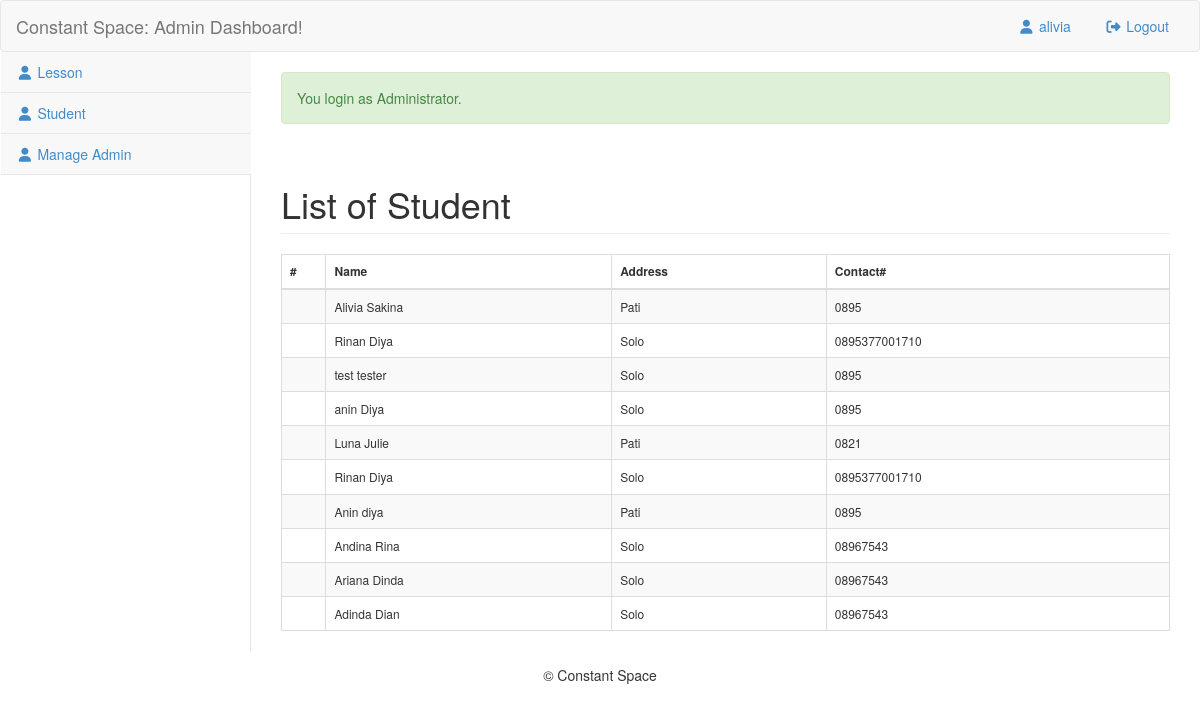
Page /admin/modules/modstudent/index.php (signed in) on the earlier database version.
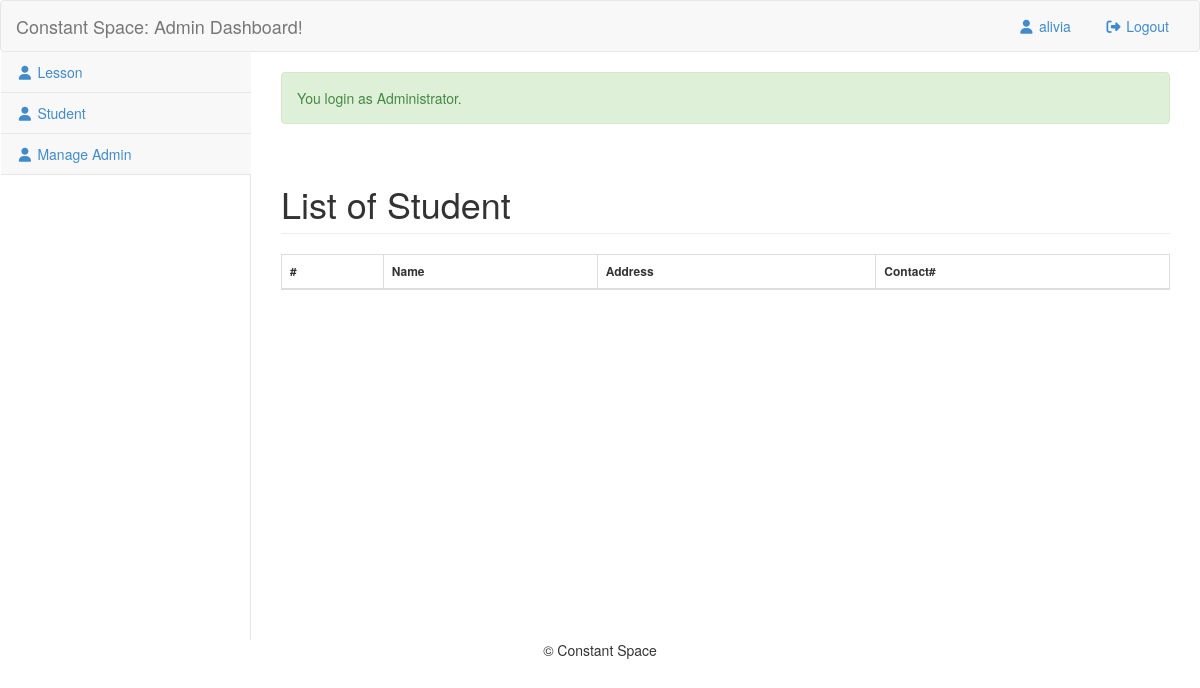
Same page on the later database version.
### tables this page shows
CREATE TABLE `tblstudent` (
  `StudentID` int(11) NOT NULL,
  `Fname` varchar(90) NOT NULL,
  `Lname` varchar(90) NOT NULL,
  `Address` varchar(90) NOT NULL,
  `MobileNo` varchar(90) NOT NULL,
  `STUDUSERNAME` varchar(90) NOT NULL,
  `STUDPASS` varchar(90) NOT NULL
);

### admin/modules/modstudent/index.php (called while the page is built, shortened)
<?php
require_once("../../navigation/navigations.php");
?>

### include/database.php (called while the page is built, shortened)
<?php
class Database {
	var $sql_string = '';
	private $conn;
	public function open_connection() {
		$this->conn = mysqli_connect(server,user,pass);
		if(!$this->conn){
			echo "Problem in database connection! Contact administrator!";
			exit();
		}else{
			$db_select = mysqli_select_db($this->conn,database_name);
		}
	}
	function setQuery($sql='') {
		$this->sql_string=$sql;
	}
	function executeQuery() {
		$result = mysqli_query($this->conn,$this->sql_string);
		return $result;
	}
	private function confirm_query($result) {
		return $result;
	}
	function loadResultList( $key='' ) {
		$cur = $this->executeQuery();
		$array = array();
		while ($row = mysqli_fetch_object($cur)) {
			if ($key) {
				$array[$row->$key] = $row;
			} else {
				$array[] = $row;
			}
		}
		return $array;
	}
}
$mydb = new Database();
?>

### admin/modules/modstudent/list.php (the view, shortened to what this page needs)
<div class="row">
    <div class="col-lg-12">
          <h1 class="page-header">List of Student</h1>
     		</div>
 		 </div>
	    <form action="controller.php?action=delete" Method="POST">
		<table id="example"  class="table table-striped table-bordered table-hover" cellspacing="0" style="font-size:12px" >
		  <thead>
		  	<tr>
		  		<th>#</th>
		  		  <th>Name</th>
		  		  <th>Address</th>
		  		<th>Contact#</th>
		  	</tr>
		  </thead>
	  <tbody>
		  	<?php
		  		$query = "SELECT * FROM `tblstudent`";
		  		$mydb->setQuery($query);
		  		$cur = $mydb->loadResultList();
				foreach ($cur as $result) {
		  		echo '<tr>';
		  		echo '<td width="5%" align="center"></td>';
		  		echo '<td>'. $result->Fname.' ' . $result->Lname .'</td>';
		  		echo '<td>'.$result->Address. '</td>';
		  		echo '<td>'. $result->MobileNo.'</td>';
		  		echo '</tr>';
		  	}
		  	?>
		  </tbody>
		</table>
		</form>

### admin/navigation/navigations.php (shortened to what this page needs)
<html lang="en">
<head>
<link href="<?php echo web_root; ?>css/bootstrap.min.css" rel="stylesheet">
<link href="<?php echo web_root; ?>css/bootstrap-datetimepicker.min.css" rel="stylesheet" media="screen"/>
<link href="<?php echo web_root; ?>css/dataTables.bootstrap.css" rel="stylesheet" media="screen"/>
<link href="<?php echo web_root; ?>css/alumni.css" rel="stylesheet" media="screen"/>
<link href="<?php echo web_root; ?>fonts/font-awesome.min.css" rel="stylesheet"/>
<body>
 <section id="navigation">
<nav class="navbar navbar-default  " role="navigation" style="margin-top: 0px">
<div class="navbar-header">
  <a class="navbar-brand"  href="<?php echo web_root; ?>admin/index.php" >Constant Space: Admin Dashboard! </a>
</div>
  <ul class="nav navbar-top-links navbar-right" >
   <li class="dropdown">
    <a class="dropdown-toggle" data-toggle="dropdown" >
                <i class="fa fa-user fa-fw"></i> <?php echo $_SESSION['NAME']; ?>
            </a>
    </li>
         <li><a href="<?php echo web_root; ?>admin/logout.php"><i class="fa fa-sign-out fa-fw"></i> Logout</a>
                </li>
  </ul>
<div class="navbar-default sidebar" role="navigation">
        <div class="sidebar-nav navbar-collapse">
            <ul class="nav" id="side-menu">
                <li>
                     <a href="<?php echo web_root; ?>admin/modules/lesson/index.php"><i class="fa fa-user fa-fw"></i> Lesson </a>
                </li>
                 <li>
                     <a href="<?php echo web_root; ?>admin/modules/modstudent/index.php"><i class="fa fa-user fa-fw"></i> Student </a>
                </li>
                <li><a href="<?php echo web_root; ?>admin/modules/user/index.php"><i class="fa fa-user fa-fw"></i> Manage Admin</a></li>
            </ul>
        </div>
    </div>
</nav>
</section>
<section id="page-wrapper">
  <?php  check_message(); ?>
  <?php  require_once $content;?>
 </section>
<section id="page-footer">
      <footer>  <p align="center">&copy; Constant Space </p></footer>
</section>
</body>
</html>

### include/session.php (shortened to what this page needs)
<?php
	function check_message(){
		if(isset($_SESSION['message'])){
			if(isset($_SESSION['msgtype'])){
				if ($_SESSION['msgtype']=="info"){
	 				echo  '<div class="alert alert-info">'. $_SESSION['message'] . '</div>';
				}elseif($_SESSION['msgtype']=="error"){
					echo  '<div class="alert alert-danger">' . $_SESSION['message'] . '</div>';
				}elseif($_SESSION['msgtype']=="success"){
					echo  '<div class="alert alert-success">' . $_SESSION['message'] . '</div>';
				}
	   		}
		}
	}
?>

### css/alumni.css (style rules this page uses)
#page-wrapper { padding: 0 15px; min-height: 568px; background-color: #fff; }
@media (min-width:768px) { #page-wrapper { position: inherit; margin: 0 0 0 250px; padding: 0 30px; border-left: 1px solid #e7e7e7; } }
.navbar-top-links { margin-right: 0; }
.navbar-top-links li { display: inline-block; }
.navbar-top-links li:last-child { margin-right: 15px; }
.navbar-top-links li a { padding: 15px; min-height: 50px; }
.sidebar .sidebar-nav.navbar-collapse { padding-right: 0; padding-left: 0; }
.sidebar ul li { border-bottom: 1px solid #e7e7e7; }
@media (min-width:768px) { .sidebar { z-index: 1; position: absolute; width: 250px; margin-top: 51px; } }

### admin/modules/modstudent/list.php (style rules this page uses)
#example { white-space: nowrap; }

Differences in the rows shown:
removed tblstudent: Fname "Alivia", Lname "Sakina", Address "Pati", MobileNo "0895"
removed tblstudent: Fname "Rinan", Lname "Diya", Address "Solo", MobileNo "0895377001710"
removed tblstudent: Fname "test", Lname "tester", Address "Solo", MobileNo "0895"
removed tblstudent: Fname "anin", Lname "Diya", Address "Solo", MobileNo "0895"
removed tblstudent: Fname "Luna", Lname "Julie", Address "Pati", MobileNo "0821"
removed tblstudent: Fname "Rinan", Lname "Diya", Address "Solo", MobileNo "0895377001710"
removed tblstudent: Fname "Anin", Lname "diya", Address "Pati", MobileNo "0895"
removed tblstudent: Fname "Andina", Lname "Rina", Address "Solo", MobileNo "08967543"
removed tblstudent: Fname "Ariana", Lname "Dinda", Address "Solo", MobileNo "08967543"
removed tblstudent: Fname "Adinda", Lname "Dian", Address "Solo", MobileNo "08967543"
